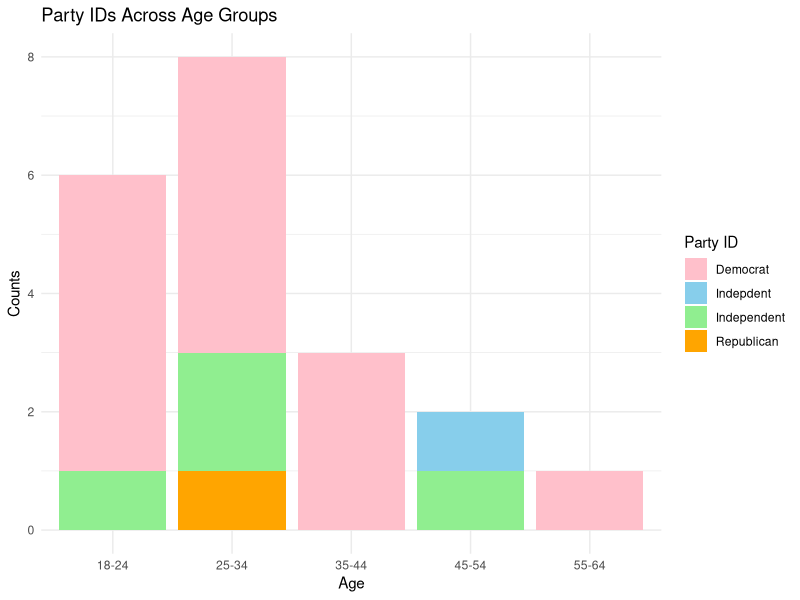
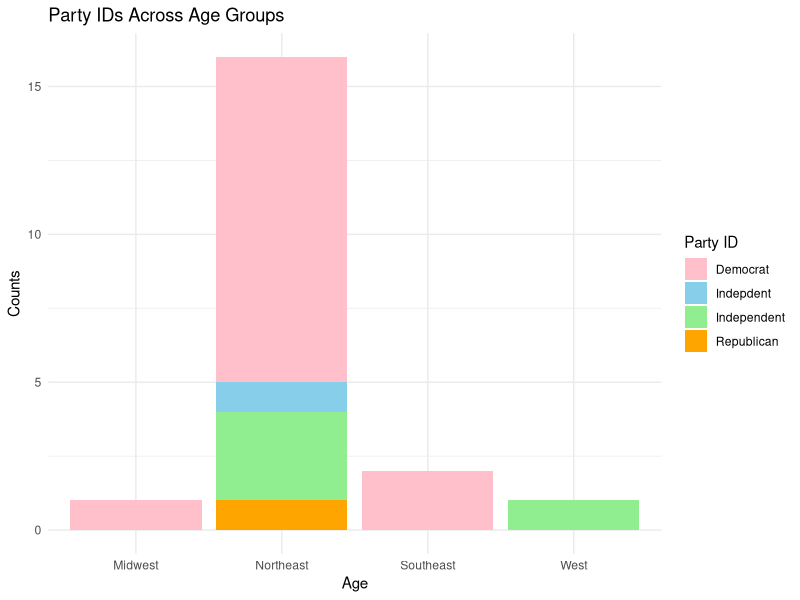
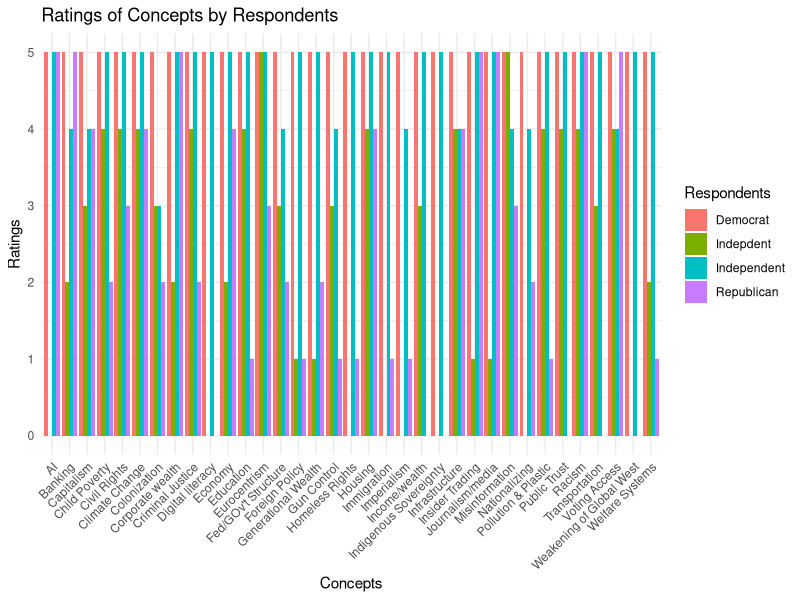
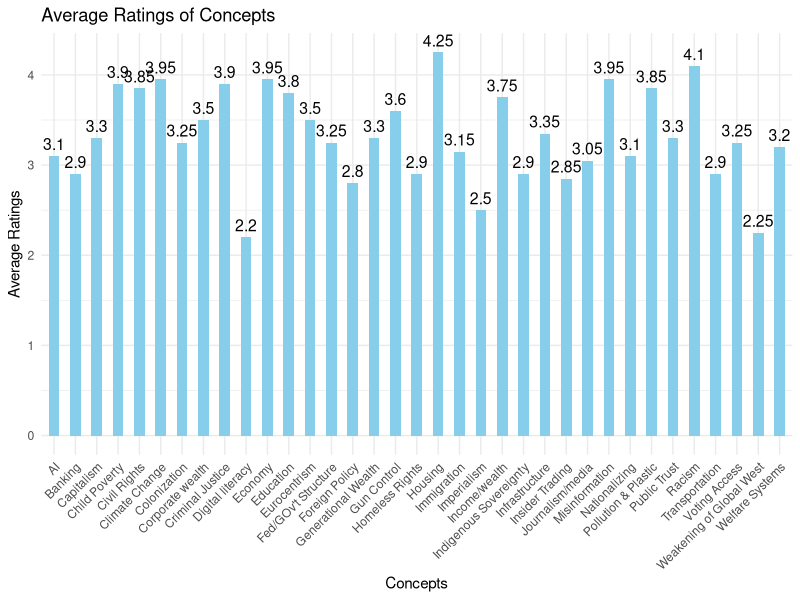

The R script that drew these images, in order:
## ---- chunk 1
library(tidyverse)
library(haven)
library(readr)
library(readxl)
demog <- read_csv("data/demog.csv", show_col_types = F)
## ---- chunk 2
counts <- table(demog$age, demog$`party _d`, demog$region)

# Reshape data for ggplot
counts <- as.data.frame(counts)
names(counts) <- c('age', 'party_id', 'region','count')

# Plotting
ggplot(counts, aes(x = factor(age), y = count, fill = party_id)) +
  geom_bar(stat = 'identity', position = 'stack') +
  labs(x = 'Age', y = 'Counts', fill = 'Party ID') +
  scale_fill_manual(values = c('pink', 'skyblue', 'lightgreen', 'orange')) +
  ggtitle('Party IDs Across Age Groups') +
  theme_minimal()



ggplot(counts, aes(x = factor(region), y = count, fill = party_id)) +
  geom_bar(stat = 'identity', position = 'stack') +
  labs(x = 'Age', y = 'Counts', fill = 'Party ID') +
  scale_fill_manual(values = c('pink', 'skyblue', 'lightgreen', 'orange')) +
  ggtitle('Party IDs Across Age Groups') +
  theme_minimal()

## ---- chunk 3
pivot_demog <- pivot_longer(demog, cols = Imperialism:Eurocentrism, names_to = "Concept", values_to = "Ratings")

# Plotting
ggplot(pivot_demog, aes(x = Concept, y = Ratings, fill = `party _d`)) +
  geom_bar(stat = 'identity', position = 'dodge') +
  labs(x = 'Concepts', y = 'Ratings', fill = 'Respondents') +
  ggtitle('Ratings of Concepts by Respondents') +
  theme_minimal() +
  theme(axis.text.x = element_text(angle = 45, hjust = 1))
## ---- chunk 4

average_ratings <- pivot_demog %>%
  group_by(Concept) %>%
  summarise(Average_Rating = mean(Ratings))

# Plotting
library(ggplot2)

ggplot(average_ratings, aes(x = Concept, y = Average_Rating)) +
  geom_bar(stat = 'identity', fill = 'skyblue', width = 0.5) +
  geom_text(aes(label = round(Average_Rating, 2)), vjust = -0.5, size = 4, color = "black") +
  labs(x = 'Concepts', y = 'Average Ratings') +
  ggtitle('Average Ratings of Concepts') +
  theme_minimal() +
  theme(axis.text.x = element_text(angle = 45, hjust = 1))  # Rotate x-axis labels for better readability
